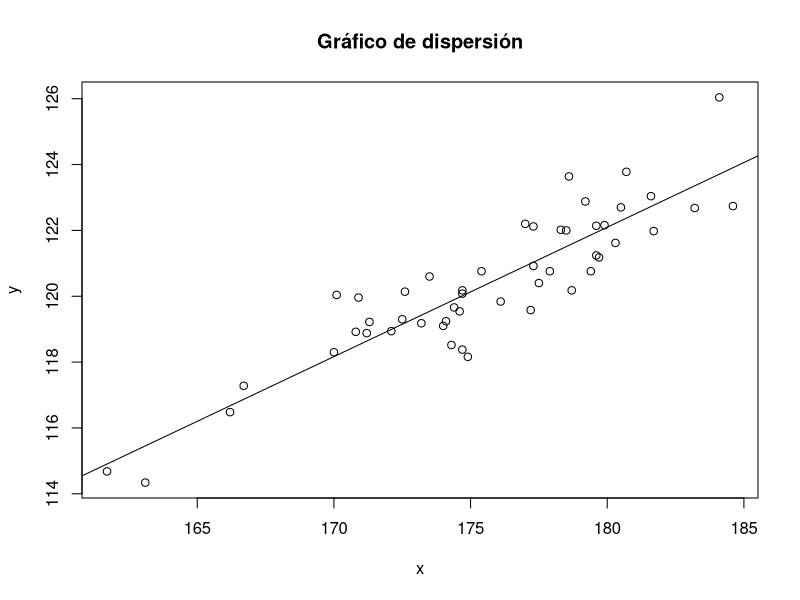
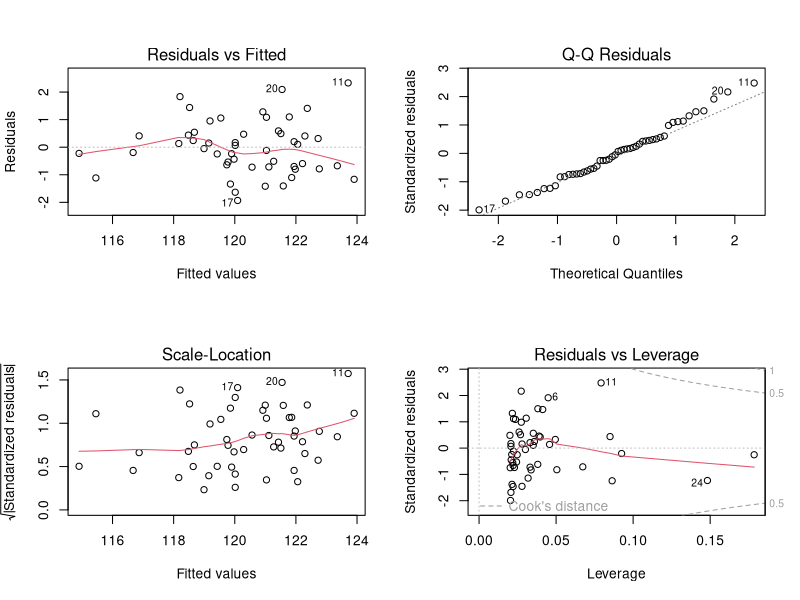

The R script that drew these images, in order:
# Reto 1. Regresión lineal simple

# Se cree que entre las variables x y y del archivo csv adjunto, podría haber una relación más o menos lineal. Para tener más evidencia sobre esto lleve a cabo lo siguiente:
  
# 1. Realice el gráfico de dispersión de los datos
# 2. Ajuste un modelo de regresión lineal simple a los datos, muestre un resumen del modelo ajustado y trace la recta de regresión estimada junto con el gráfico de dispersión
# 3. Obtenga algunas gráficas de diagnóstico y diga si es razonable suponer para los errores aleatoriedad, normalidad y varianza constante.

# **Solución**

# Establezca primero un directorio de trabajo donde
# deberán estar los datos a importar

datos <- read.csv("datoslineal.csv")
attach(datos)

plot(x, y, main = "Gráfico de dispersión") # 1

modelo <- lm(y ~ x) # 2.
summary(modelo)
abline(lsfit(x, y))

par(mfrow = c(2, 2)) 
plot(modelo) # 3.

